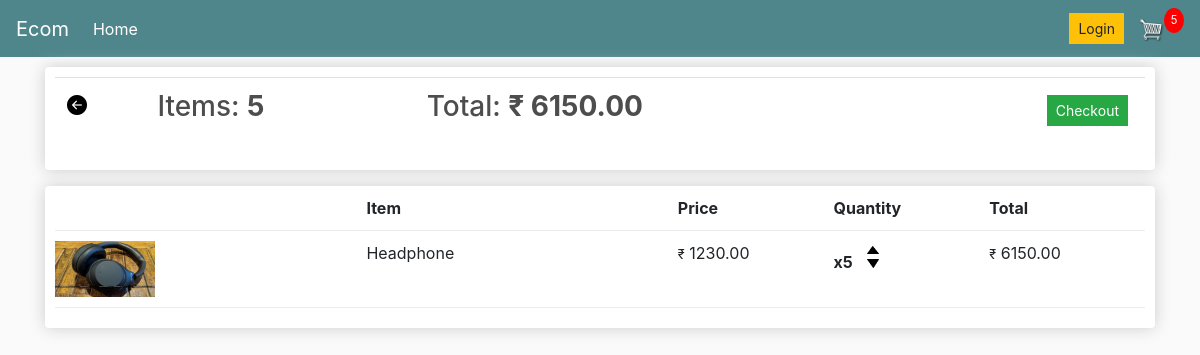
The app's page /cart/ (signed in) with its own data.
### store/models.py (models this page shows, shortened)
class Order(models.Model):
    customer = models.ForeignKey(
        Customer, on_delete=models.SET_NULL, null=True, blank=True)
    date_ordered = models.DateTimeField(auto_now_add=True)
    complete = models.BooleanField(default=False)
    transaction_id = models.CharField(max_length=100, null=True)
    @property
    def get_cart_total(self):
        orderitems = self.orderitem_set.all()
        total = sum([item.get_total for item in orderitems])
        return total
    @property
    def get_cart_items(self):
        orderitems = self.orderitem_set.all()
        total = sum([item.quantity for item in orderitems])
        return total

class OrderItem(models.Model):
    product = models.ForeignKey(
        Product, on_delete=models.SET_NULL, blank=True, null=True)
    order = models.ForeignKey(
        Order, on_delete=models.SET_NULL, blank=True, null=True)
    quantity = models.IntegerField(default=0, null=True, blank=True)
    date_added = models.DateTimeField(auto_now_add=True)
    @property
    def get_total(self):
        total = self.product.price * self.quantity
        return total

class Product(models.Model):
    name = models.CharField(max_length=200, null=True)
    price = models.DecimalField(max_digits=7, decimal_places=2)
    digital = models.BooleanField(default=False, null=True, blank=False)
    image = models.ImageField(null=True, blank=True)
    @property
    def image_url(self):
        if self.image:
            return self.image.url
        return '#'

### store/views.py (the view)
# urls.py: path('cart/', views.cart, name='cart'),
def cart(request):
    data = cartData(request)
    cartItems = data['cartItems']
    order = data['order']
    items = data['items']
    context = {'items': items, 'order': order, 'cartItems': cartItems}
    return render(request, 'store/cart.html', context)

### store/utils.py (called while the page is built)
def cartData(request):
    if request.user.is_authenticated:
        customer = request.user.customer
        order, created = Order.objects.get_or_create(
            customer=customer, complete=False)
        items = order.orderitem_set.all()
        cartItems = order.get_cart_items
    else:
        cookieData = cookieCart(request)
        cartItems = cookieData['cartItems']
        order = cookieData['order']
        items = cookieData['items']
    return {'cartItems': cartItems, 'order': order, 'items': items}

### store/templates/store/cart.html
{% extends 'store/main.html' %}
{% load static %}
{% block content %}
<div class="row">
    <div class="col-lg-12">
        <div class="box-element mb-3">
            <table class="table">
                <tr>
                    <th>
                        <a href="{% url 'store' %}"><i class="bi bi-arrow-left-circle-fill"
                                style="font-size:20px; color:rgb(0, 0, 0);"></i></a>
                    </th>
                    <th>
                        <h3>Items: <strong>{{ order.get_cart_items }}</strong></h3>
                    </th>
                    <th>
                        <h3>Total: <strong>&#8377; {{ order.get_cart_total|floatformat:2 }}</strong>
                        </h3>
                    </th>
                    <th>
                        <a style="float:right; margin:5px;" class="btn btn-success btn-sm"
                            href="{% url 'checkout' %}">Checkout</a>
                    </th>
                </tr>
            </table>
        </div>
        <div class="box-element">
            <div class="cart-row">
                <div style="flex:2"></div>
                <div style="flex:2"><strong>Item</strong></div>
                <div style="flex:1"><strong>Price</strong></div>
                <div style="flex:1"><strong>Quantity</strong></div>
                <div style="flex:1"><strong>Total</strong></div>
            </div>
            {% for item in items %}
            <div class="cart-row">
                <div style="flex:2"><img class="row-image" src="{{ item.product.image_url }}" alt=""></div>
                <div style="flex:2">{{ item.product.name }}</div>
                <div style="flex:1"><small>&#8377;</small> {{ item.product.price|floatformat:2 }}</div>
                <div style="flex:1">
                    <p class="quantity">x{{ item.quantity }}</p>
                    <div class="quantity">
                        <img data-product="{{ item.product.id }}" data-action="add" class="chg-quantity update-cart"
                            src="{% static 'images/arrow-up.png' %}">
                        <img data-product="{{ item.product.id }}" data-action="remove" class="chg-quantity update-cart"
                            src="{% static 'images/arrow-down.png' %}">
                    </div>
                </div>
                <div style="flex:1"><small>&#8377;</small> {{ item.get_total }}</div>
            </div>
            {% endfor %}
        </div>
    </div>
</div>
{% endblock content %}

### static/css/main.css (style rules this page uses)
body { background-color: hsl(0, 0%, 98%); }
h1,h2,h3,h4,h5,h6 { color:hsl(0, 0%, 30%); }
.box-element { box-shadow:hsl(0, 0%, 80%) 0 0 16px; background-color: #fff; border-radius: 4px; padding: 10px; }
.col-lg-4, .col-lg-6, .col-lg-8, .col-lg-12 { margin-top: 10px; }
.btn { border-radius: 0; }
.row-image { width: 100px; }
.cart-row { display: flex; align-items: flex-stretch; padding-bottom: 10px; margin-bottom: 10px; border-bottom: 1px solid #ececec; }
.quantity { display: inline-block; font-weight: 700; padding-right:10px; }
.chg-quantity { width: 12px; cursor: pointer; display: block; margin-top: 5px; transition:.1s; }

### records on screen
Order: get_cart_items "5", get_cart_total "6150.00"
OrderItem: product.image_url (picture), product.name "Headphone", product.price "1230.00", quantity "5", get_total "6150.00"

### other values on screen
{{ cartItems }} "5"
